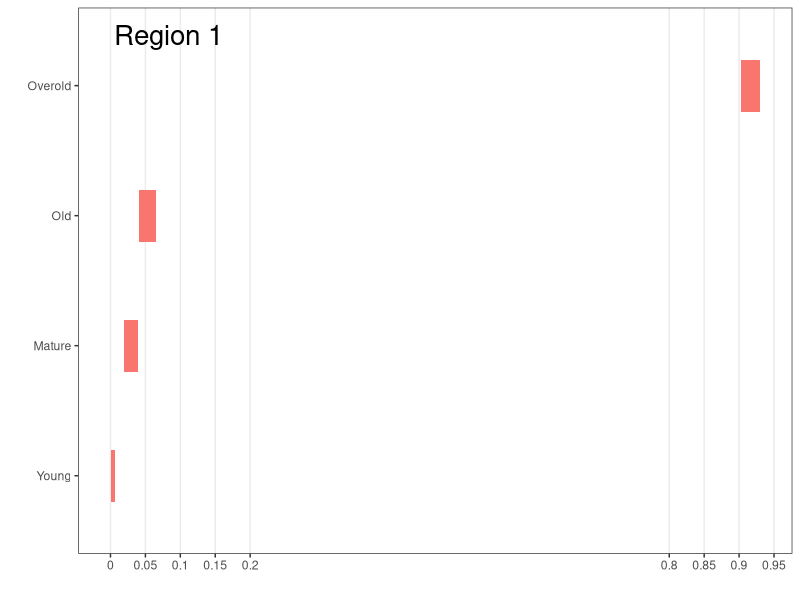

The R script that drew this image:
# this is to produce figure 2 and figure 3
library(data.table); library(ggplot2);library(grid)
library(gtable)
thedata <- read.csv("summarizedSeralStageAndVegType.csv",
                    header = TRUE,
                    stringsAsFactors = FALSE)
thedata <- data.table(thedata)
thedata <- thedata[,.(minArea = min(areaHa), 
                      maxArea = max(areaHa),
                      minAreaPercentage = min(areaPercentage),
                      maxAreaPercentage = max(areaPercentage)),
                      by = c("content", "ecoregion", "type")]
thedata[, type := as.character(type)]

# for figure 2 seral stage
seralStageData <- thedata[content == "seralStage",]
seralStageData[type == 1, seralStage := "Young"]
seralStageData[type == 2, seralStage := "Mature"]
seralStageData[type == 3, seralStage := "Old"]
seralStageData[type == 4, seralStage := "Overold"]

# for ecoregion 139
sub1Title <- grobTree(textGrob("Region 1", x = 0.05, y = 0.95, hjust = 0,
                               gp = gpar(col = "black", fontsize = 20)))

figure2_1 <- ggplot(data = seralStageData[ecoregion == 139,],
                    aes(fill = "red")) + 
  annotation_custom(sub1Title)+
  geom_rect(aes(x = type,
                xmin = as.numeric(type)-0.2, 
                xmax = as.numeric(type)+0.2,
                ymin = as.numeric(minAreaPercentage),
                ymax = as.numeric(maxAreaPercentage))) +
   scale_x_discrete("", breaks = as.character(c(1:4)),
                    labels = c("Young", "Mature", "Old", "Overold"))+
  scale_y_continuous("", 
                   breaks = c(seq(0, 0.2, by = 0.05), seq(0.8, 1, by = 0.05)),
                     labels = c(seq(0, 0.2, by = 0.05), seq(0.8, 1, by = 0.05)))+
  theme_bw()+
  theme(panel.grid.major.y = element_blank(),
        panel.grid.minor = element_blank(),
        legend.position = "none")+
  coord_flip()





